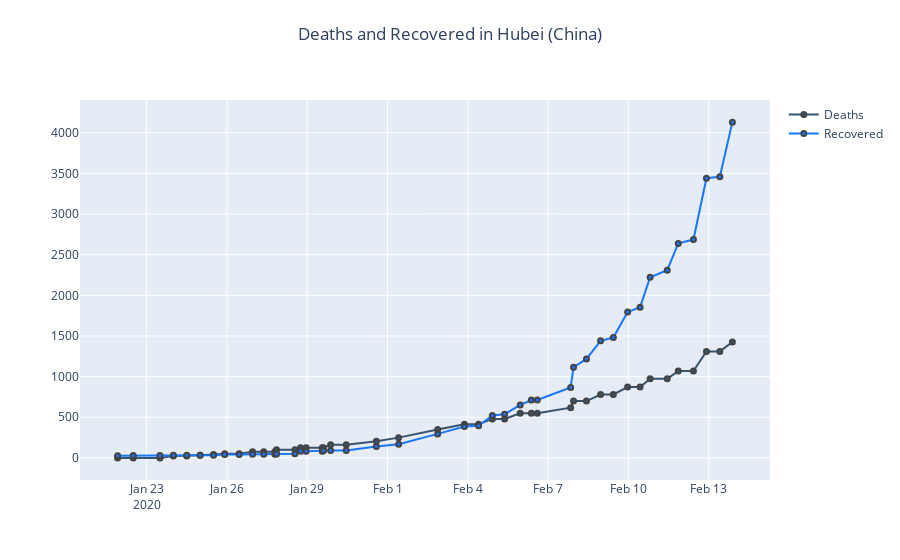

The notebook cell saved with this chart:
### Markdown cell above
Above you can see the same barplot, but this time showing the **Deaths** and **Recovered** cases.

### Code cell
df_hubei = sorted_df.loc[sorted_df['PS'] == 'Hubei']

fig2 = go.Figure()

fig2.add_trace(
    go.Scatter(
        x=df_hubei.Date,
        y=df_hubei.Deaths,
        name='Deaths',
        mode='lines+markers',
        marker_color='rgb(55, 83, 109)'
    )
)

fig2.add_trace(
    go.Scatter(
        x=df_hubei.Date,
        y=df_hubei.Recovered,
        name='Recovered',
        marker_color='rgb(26, 118, 255)'
    )
)

fig2.update_traces(
    mode='lines+markers',
    marker_line_width=2,
    marker_size=5
)

fig2.update_layout(
    title={'text': 'Deaths and Recovered in Hubei (China)',
           'y':0.95,
           'x':0.5,
           'xanchor': 'center',
           'yanchor': 'top'},
    yaxis_zeroline=False,
    xaxis_zeroline=False
)

fig2.show()

### Figure 1 — Plotly figure (JSON) as saved in the notebook; plotly's stock layout.template omitted (floating-point values rounded to 4 significant figures)
{"data": [{"marker": {"color": "rgb(55, 83, 109)", "line": {"width": 2}, "size": 5}, "mode": "lines+markers", "name": "Deaths", "type": "scatter", "x": ["2020-01-21T22:00:00", "2020-01-22T12:00:00", "2020-01-23T12:00:00", "2020-01-24T00:00:00", "2020-01-24T12:00:00", "2020-01-25T00:00:00", "2020-01-25T12:00:00", "2020-01-25T22:00:00", "2020-01-26T11:00:00", "2020-01-26T23:00:00", "2020-01-27T09:00:00", "2020-01-27T19:00:00", "2020-01-27T20:30:00", "2020-01-28T13:00:00", "2020-01-28T18:00:00", "2020-01-28T23:00:00", "2020-01-29T13:30:00", "2020-01-29T14:30:00", "2020-01-29T21:00:00", "2020-01-30T11:00:00", "2020-01-31T14:00:00", "2020-02-01T10:00:00", "2020-02-02T21:00:00", "2020-02-03T21:00:00", "2020-02-04T09:40:00", "2020-02-04T22:00:00", "2020-02-05T09:00:00", "2020-02-05T23:00:00", "2020-02-06T09:00:00", "2020-02-06T14:20:00", "2020-02-07T20:13:00", "2020-02-07T22:50:00", "2020-02-08T10:24:00", "2020-02-08T23:04:00", "2020-02-09T10:30:00", "2020-02-09T23:20:00", "2020-02-10T10:30:00", "2020-02-10T19:30:00", "2020-02-11T10:50:00", "2020-02-11T20:44:00", "2020-02-12T10:20:00", "2020-02-12T22:00:00", "2020-02-13T10:00:00", "2020-02-13T21:15:00"], "y": [0, 0, 0, 24, 24, 32, 40, 52, 52, 76, 76, 76, 100, 100, 125, 125, 125, 125, 162, 162, 204, 249, 350, 414, 414, 479, 479, 549, 549, 549, 618, 699, 699, 780, 780, 871, 871, 974, 974, 1068, 1068, 1310, 1310, 1426]}, {"marker": {"color": "rgb(26, 118, 255)", "line": {"width": 2}, "size": 5}, "mode": "lines+markers", "name": "Recovered", "type": "scatter", "x": ["2020-01-21T22:00:00", "2020-01-22T12:00:00", "2020-01-23T12:00:00", "2020-01-24T00:00:00", "2020-01-24T12:00:00", "2020-01-25T00:00:00", "2020-01-25T12:00:00", "2020-01-25T22:00:00", "2020-01-26T11:00:00", "2020-01-26T23:00:00", "2020-01-27T09:00:00", "2020-01-27T19:00:00", "2020-01-27T20:30:00", "2020-01-28T13:00:00", "2020-01-28T18:00:00", "2020-01-28T23:00:00", "2020-01-29T13:30:00", "2020-01-29T14:30:00", "2020-01-29T21:00:00", "2020-01-30T11:00:00", "2020-01-31T14:00:00", "2020-02-01T10:00:00", "2020-02-02T21:00:00", "2020-02-03T21:00:00", "2020-02-04T09:40:00", "2020-02-04T22:00:00", "2020-02-05T09:00:00", "2020-02-05T23:00:00", "2020-02-06T09:00:00", "2020-02-06T14:20:00", "2020-02-07T20:13:00", "2020-02-07T22:50:00", "2020-02-08T10:24:00", "2020-02-08T23:04:00", "2020-02-09T10:30:00", "2020-02-09T23:20:00", "2020-02-10T10:30:00", "2020-02-10T19:30:00", "2020-02-11T10:50:00", "2020-02-11T20:44:00", "2020-02-12T10:20:00", "2020-02-12T22:00:00", "2020-02-13T10:00:00", "2020-02-13T21:15:00"], "y": [25, 28, 28, 31, 31, 32, 32, 42, 42, 44, 45, 45, 47, 52, 80, 80, 80, 88, 90, 90, 141, 168, 295, 386, 396, 522, 537, 651, 712, 712, 867, 1115, 1218, 1440, 1480, 1795, 1854, 2222, 2310, 2639, 2686, 3441, 3459, 4131]}], "layout": {"title": {"text": "Deaths and Recovered in Hubei (China)", "x": 0.5, "xanchor": "center", "y": 0.95, "yanchor": "top"}, "xaxis": {"zeroline": false}, "yaxis": {"zeroline": false}}}
